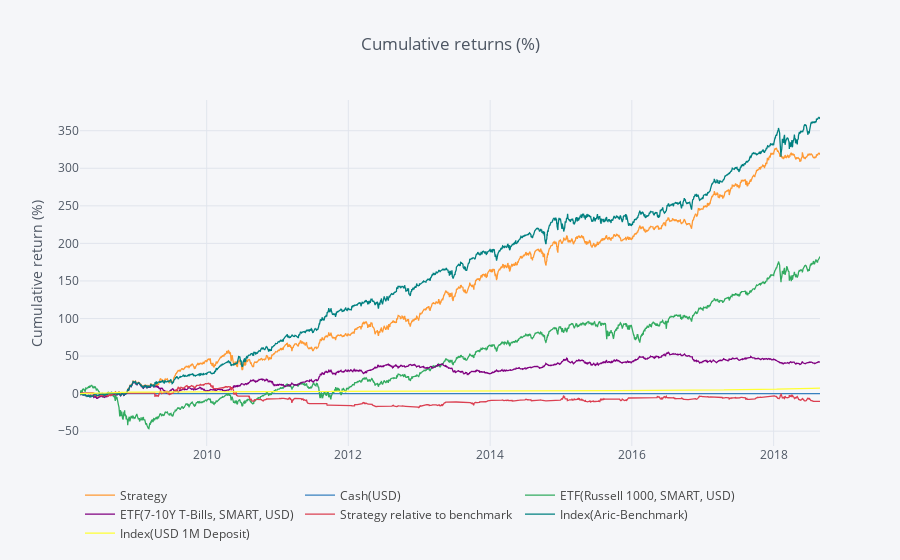
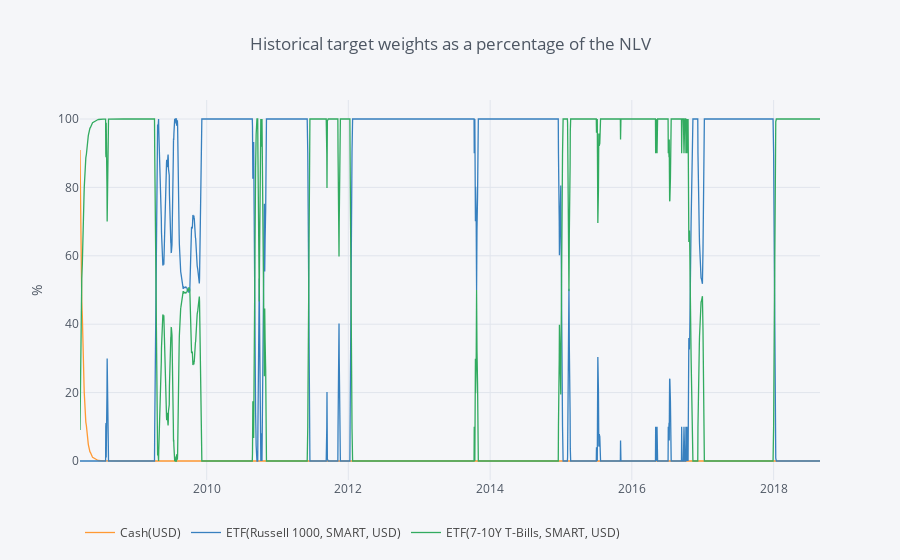
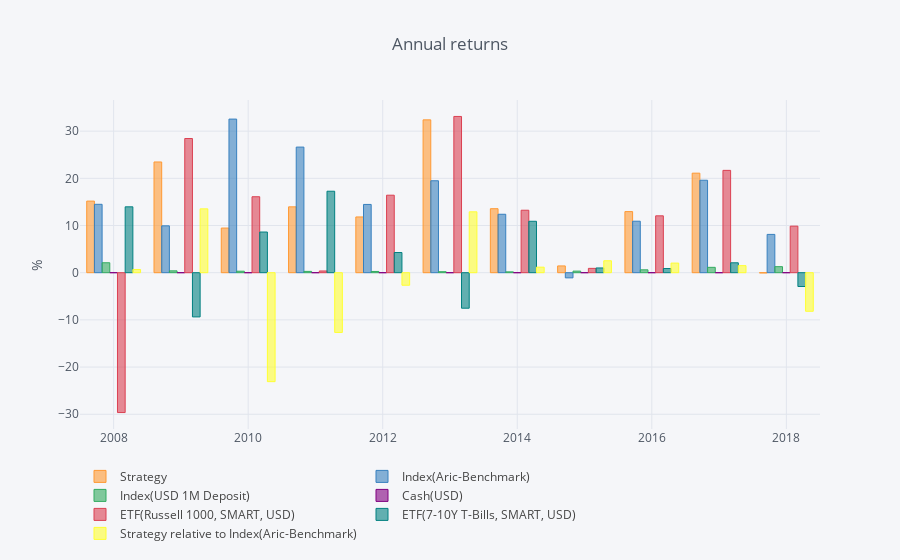

Notebook source saved alongside these figures, in order:
### Code cell
episode.renderer.cumulative_performance.to_plotly()
episode.renderer.target_weights.to_plotly()
episode.renderer.annual_returns.to_plotly()
episode.renderer.tearsheet()

### Figure 1 — Plotly figure (JSON) as saved in the notebook; plotly's stock layout.template omitted (floating-point values rounded to 4 significant figures; data arrays with more than 128 entries replaced by an {"elided": "..."} marker saying what was removed)
{"data": [{"line": {"color": "rgba(255, 153, 51, 1.0)", "dash": "solid", "shape": "linear", "width": 1.3}, "mode": "lines", "name": "Strategy", "text": "", "type": "scatter", "uid": "2717c1e5-889f-4029-b394-a7a5957c63d2", "x": {"elided": "2725 str values"}, "y": {"elided": "2725 float values"}}, {"line": {"color": "rgba(55, 128, 191, 1.0)", "dash": "solid", "shape": "linear", "width": 1.3}, "mode": "lines", "name": "Cash(USD)", "text": "", "type": "scatter", "uid": "5605bf93-e8e5-493f-9cf4-112ffbc8c36a", "x": {"elided": "2725 str values"}, "y": {"elided": "2725 int values"}}, {"line": {"color": "rgba(50, 171, 96, 1.0)", "dash": "solid", "shape": "linear", "width": 1.3}, "mode": "lines", "name": "ETF(Russell 1000, SMART, USD)", "text": "", "type": "scatter", "uid": "9e7a9d52-7dbe-47d0-8656-0e6d1d226775", "x": {"elided": "2725 str values"}, "y": {"elided": "2725 float values"}}, {"line": {"color": "rgba(128, 0, 128, 1.0)", "dash": "solid", "shape": "linear", "width": 1.3}, "mode": "lines", "name": "ETF(7-10Y T-Bills, SMART, USD)", "text": "", "type": "scatter", "uid": "fa34b767-da6b-4d3a-bd3e-230335fc502a", "x": {"elided": "2725 str values"}, "y": {"elided": "2725 float values"}}, {"line": {"color": "rgba(219, 64, 82, 1.0)", "dash": "solid", "shape": "linear", "width": 1.3}, "mode": "lines", "name": "Strategy relative to benchmark", "text": "", "type": "scatter", "uid": "483313cf-04e2-463a-b408-9499fc890a23", "x": {"elided": "2725 str values"}, "y": {"elided": "2725 float values"}}, {"line": {"color": "rgba(0, 128, 128, 1.0)", "dash": "solid", "shape": "linear", "width": 1.3}, "mode": "lines", "name": "Index(Aric-Benchmark)", "text": "", "type": "scatter", "uid": "39ed0f5b-1c9b-47a9-bc3f-9b1685214e06", "x": {"elided": "2725 str values"}, "y": {"elided": "2725 float values"}}, {"line": {"color": "rgba(255, 255, 51, 1.0)", "dash": "solid", "shape": "linear", "width": 1.3}, "mode": "lines", "name": "Index(USD 1M Deposit)", "text": "", "type": "scatter", "uid": "c44927f4-bef8-4a94-9902-f0661957a825", "x": {"elided": "2725 str values"}, "y": {"elided": "2725 float values"}}], "layout": {"legend": {"orientation": "h"}, "paper_bgcolor": "#F5F6F9", "plot_bgcolor": "#F5F6F9", "showlegend": true, "title": {"font": {"color": "#4D5663"}, "text": "Cumulative returns (%)"}, "xaxis": {"gridcolor": "#E1E5ED", "showgrid": true, "tickfont": {"color": "#4D5663"}, "title": {"font": {"color": "#4D5663"}, "text": ""}, "zerolinecolor": "#E1E5ED"}, "yaxis": {"gridcolor": "#E1E5ED", "showgrid": true, "tickfont": {"color": "#4D5663"}, "title": {"font": {"color": "#4D5663"}, "text": "Cumulative return (%)"}, "zerolinecolor": "#E1E5ED"}}}

### Figure 2 — Plotly figure (JSON) as saved in the notebook; plotly's stock layout.template omitted (floating-point values rounded to 4 significant figures; data arrays with more than 128 entries replaced by an {"elided": "..."} marker saying what was removed)
{"data": [{"line": {"color": "rgba(255, 153, 51, 1.0)", "dash": "solid", "shape": "linear", "width": 1.3}, "mode": "lines", "name": "Cash(USD)", "text": "", "type": "scatter", "uid": "51534d52-8bc2-4aec-ade0-0601ae608a4e", "x": {"elided": "2725 str values"}, "y": {"elided": "2725 float values"}}, {"line": {"color": "rgba(55, 128, 191, 1.0)", "dash": "solid", "shape": "linear", "width": 1.3}, "mode": "lines", "name": "ETF(Russell 1000, SMART, USD)", "text": "", "type": "scatter", "uid": "bf0c3f33-a56a-4377-9e6f-f9321ce8fff0", "x": {"elided": "2725 str values"}, "y": {"elided": "2725 float values"}}, {"line": {"color": "rgba(50, 171, 96, 1.0)", "dash": "solid", "shape": "linear", "width": 1.3}, "mode": "lines", "name": "ETF(7-10Y T-Bills, SMART, USD)", "text": "", "type": "scatter", "uid": "4f7bff2f-272b-4ac9-881e-f353bcf26b3e", "x": {"elided": "2725 str values"}, "y": {"elided": "2725 float values"}}], "layout": {"legend": {"orientation": "h"}, "paper_bgcolor": "#F5F6F9", "plot_bgcolor": "#F5F6F9", "showlegend": true, "title": {"font": {"color": "#4D5663"}, "text": "Historical target weights as a percentage of the NLV"}, "xaxis": {"gridcolor": "#E1E5ED", "showgrid": true, "tickfont": {"color": "#4D5663"}, "title": {"font": {"color": "#4D5663"}, "text": ""}, "zerolinecolor": "#E1E5ED"}, "yaxis": {"gridcolor": "#E1E5ED", "showgrid": true, "tickfont": {"color": "#4D5663"}, "title": {"font": {"color": "#4D5663"}, "text": "%"}, "zerolinecolor": "#E1E5ED"}}}

### Figure 3 — Plotly figure (JSON) as saved in the notebook; plotly's stock layout.template omitted (floating-point values rounded to 4 significant figures)
{"data": [{"marker": {"color": "rgba(255, 153, 51, 0.6)", "line": {"color": "rgba(255, 153, 51, 1.0)", "width": 1}}, "name": "Strategy", "orientation": "v", "text": "", "type": "bar", "uid": "b6eee9b2-2281-4539-9554-71fee85d4f32", "x": [2008, 2009, 2010, 2011, 2012, 2013, 2014, 2015, 2016, 2017, 2018], "y": [15.17, 23.46, 9.459, 13.96, 11.81, 32.39, 13.56, 1.434, 12.95, 21.09, -0.05549]}, {"marker": {"color": "rgba(55, 128, 191, 0.6)", "line": {"color": "rgba(55, 128, 191, 1.0)", "width": 1}}, "name": "Index(Aric-Benchmark)", "orientation": "v", "text": "", "type": "bar", "uid": "78509104-cdab-4d53-af27-b97c354f1a06", "x": [2008, 2009, 2010, 2011, 2012, 2013, 2014, 2015, 2016, 2017, 2018], "y": [14.49, 9.934, 32.55, 26.62, 14.47, 19.49, 12.39, -1.096, 10.91, 19.6, 8.117]}, {"marker": {"color": "rgba(50, 171, 96, 0.6)", "line": {"color": "rgba(50, 171, 96, 1.0)", "width": 1}}, "name": "Index(USD 1M Deposit)", "orientation": "v", "text": "", "type": "bar", "uid": "b7085a3e-bfdb-45c6-8354-3c4af475cb23", "x": [2008, 2009, 2010, 2011, 2012, 2013, 2014, 2015, 2016, 2017, 2018], "y": [2.108, 0.3929, 0.3159, 0.2778, 0.2631, 0.2107, 0.1756, 0.3368, 0.6098, 1.135, 1.279]}, {"marker": {"color": "rgba(128, 0, 128, 0.6)", "line": {"color": "rgba(128, 0, 128, 1.0)", "width": 1}}, "name": "Cash(USD)", "orientation": "v", "text": "", "type": "bar", "uid": "ee1dda81-67f1-45ba-9cb0-9f75459ec842", "x": [2008, 2009, 2010, 2011, 2012, 2013, 2014, 2015, 2016, 2017, 2018], "y": [0, 0, 0, 0, 0, 0, 0, 0, 0, 0, 0]}, {"marker": {"color": "rgba(219, 64, 82, 0.6)", "line": {"color": "rgba(219, 64, 82, 1.0)", "width": 1}}, "name": "ETF(Russell 1000, SMART, USD)", "orientation": "v", "text": "", "type": "bar", "uid": "2b7b1cb1-e0db-4b94-8387-a62d213ce8ac", "x": [2008, 2009, 2010, 2011, 2012, 2013, 2014, 2015, 2016, 2017, 2018], "y": [-29.63, 28.43, 16.1, 0.3663, 16.42, 33.11, 13.24, 0.9175, 12.05, 21.69, 9.869]}, {"marker": {"color": "rgba(0, 128, 128, 0.6)", "line": {"color": "rgba(0, 128, 128, 1.0)", "width": 1}}, "name": "ETF(7-10Y T-Bills, SMART, USD)", "orientation": "v", "text": "", "type": "bar", "uid": "cfb2220b-98bc-4b78-a2d9-b29cda8c04d6", "x": [2008, 2009, 2010, 2011, 2012, 2013, 2014, 2015, 2016, 2017, 2018], "y": [13.96, -9.37, 8.618, 17.27, 4.275, -7.525, 10.9, 1.004, 0.885, 2.1, -2.923]}, {"marker": {"color": "rgba(255, 255, 51, 0.6)", "line": {"color": "rgba(255, 255, 51, 1.0)", "width": 1}}, "name": "Strategy relative to Index(Aric-Benchmark)", "orientation": "v", "text": "", "type": "bar", "uid": "76c95b50-ea02-48b8-8673-eff8cf4c7ce5", "x": [2008, 2009, 2010, 2011, 2012, 2013, 2014, 2015, 2016, 2017, 2018], "y": [0.6811, 13.53, -23.09, -12.66, -2.656, 12.9, 1.173, 2.53, 2.036, 1.494, -8.173]}], "layout": {"legend": {"orientation": "h"}, "paper_bgcolor": "#F5F6F9", "plot_bgcolor": "#F5F6F9", "showlegend": true, "title": {"font": {"color": "#4D5663"}, "text": "Annual returns"}, "xaxis": {"gridcolor": "#E1E5ED", "showgrid": true, "tickfont": {"color": "#4D5663"}, "title": {"font": {"color": "#4D5663"}, "text": ""}, "zerolinecolor": "#E1E5ED"}, "yaxis": {"gridcolor": "#E1E5ED", "showgrid": true, "tickfont": {"color": "#4D5663"}, "title": {"font": {"color": "#4D5663"}, "text": "%"}, "zerolinecolor": "#E1E5ED"}}}
